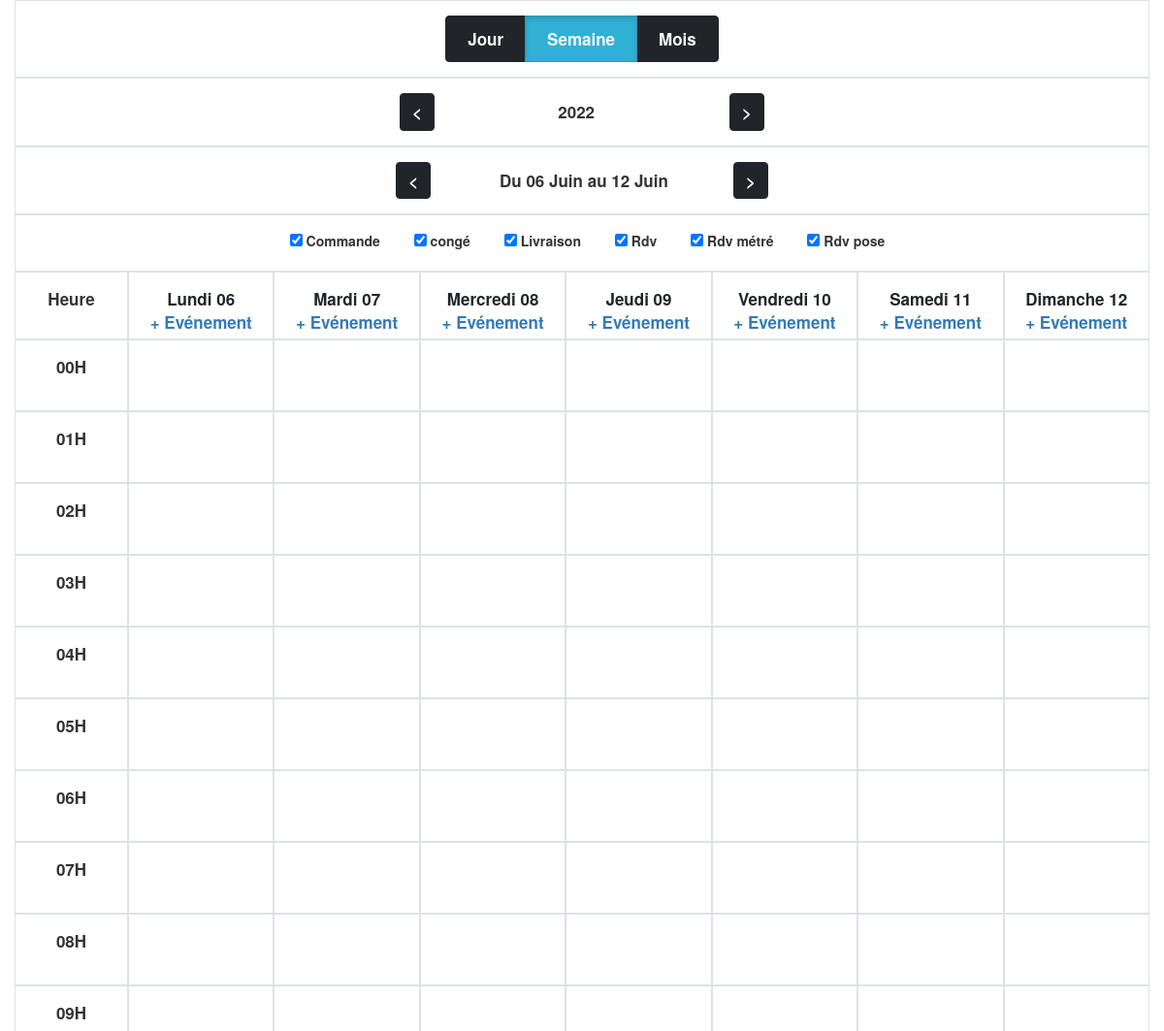
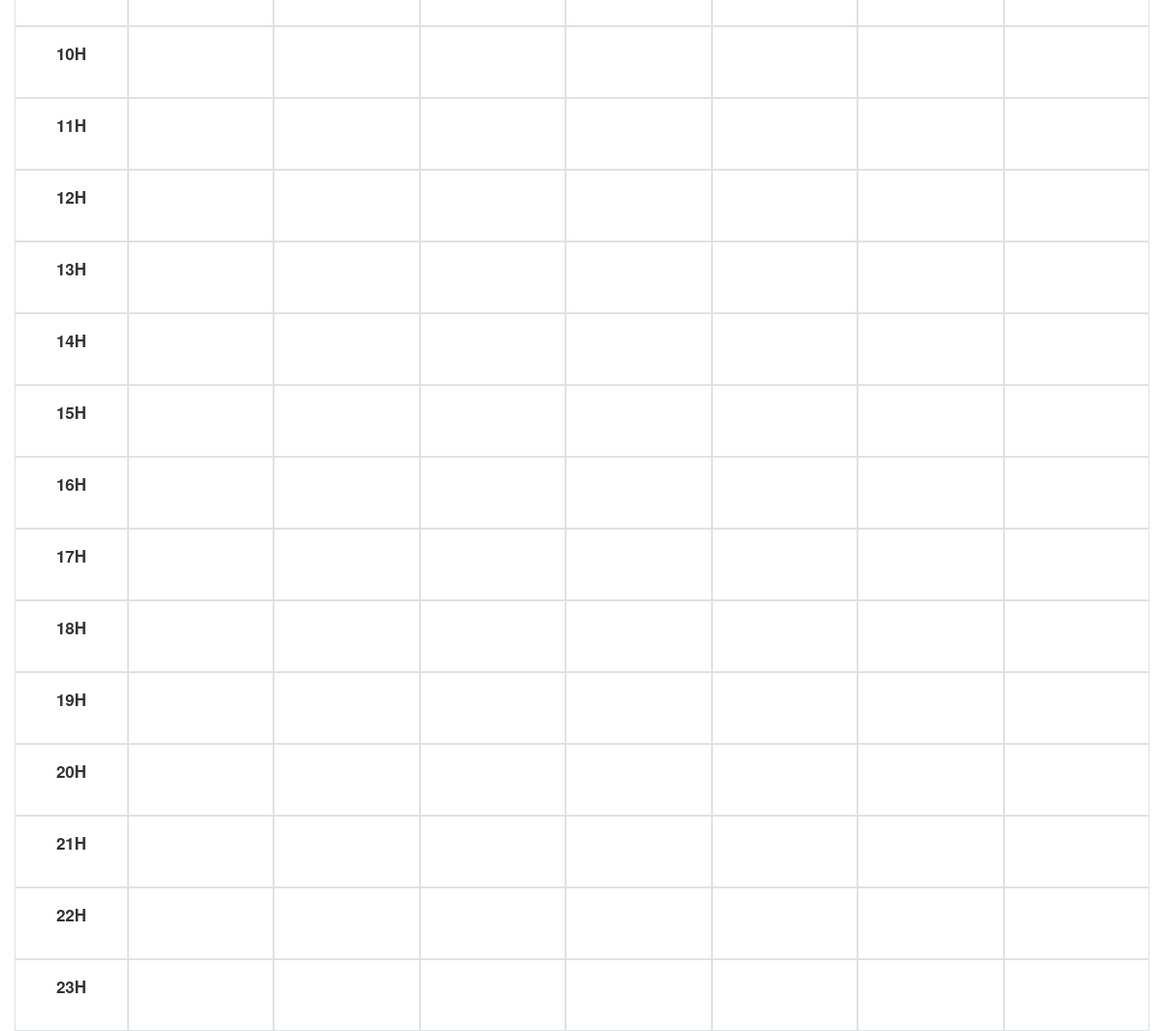
/semaine/23/2022, run on the app's committed database (2 pictures, top to bottom).
### tables this page shows
CREATE TABLE IF NOT EXISTS `typeevenement`
(
    `Id_TypeEvenement`      int(11) NOT NULL AUTO_INCREMENT,
    `Nom_TypeEvenement`     varchar(50) DEFAULT NULL,
    `Couleur_TypeEvenement` varchar(50) DEFAULT NULL,
    `Id_Client`             int(11)     DEFAULT NULL,
    PRIMARY KEY (`Id_TypeEvenement`),
    KEY `Id_Client` (`Id_Client`)
);

### app/Model/chargerView.php (called while the page is built, shortened)
<?php
class chargerView
{
    public function view(string $vu='index', array $data=array()){
        $baseDir =  dirname(__DIR__);
        include($baseDir.'/view/'.$vu.'.php');
  }
}

### index.php (called while the page is built, shortened)
<?php
$route = new Route();
$route->index();

### app/Model/getRdv.php (called while the page is built, shortened)
<?php
class getRdv extends personnaliser
{
    public int $year;
    public $week;
    public function setYear($year)
    {
        $this->year = $year;
    }
    public function setWeek($week)
    {
        $this->week = $week;
    }
    public function getYear():int
    {
        return $this->year;
    }
    public function getWeek():int
    {
        return $this->week;
    }
    public function getSemaine(): array
    {
        $dateLundi = (new ConvertDate())->getLundi($this->getWeek(), $this->getYear());
        $dateRdv = array();
        return $dateRdv;
    }
}

### app/Librairy/ConvertDate.php (called while the page is built, shortened)
<?php
class ConvertDate
{
    public function getLundi($week, $year): string
    {
        $timestamp = $this->getTimetamp($year, $week);
        $jour = date('Y-m-d', $timestamp);
        return date('Y-m-d', strtotime($jour));
    }
    public function getWeek($week, $year): array
    {
        $jour = date('Y-m-d', $this->getTimetamp($year, $week));
        $tabjour = array();
        for ($i = 0; $i < 7; $i++) {
            $tabjour[] = $jour;
            $jour = date('Y-m-d', strtotime("+1 day", strtotime($jour)));
        }
        return $tabjour;
    }
    public function getTimetamp($year, $week)
    {
        $firstDayInYear = date("N", mktime(0, 0, 0, 1, 1, $year));
        if ($firstDayInYear < 5)
            $shift = -($firstDayInYear - 1) * 86400;
        else
            $shift = (8 - $firstDayInYear) * 86400;
        if ($week > 1) $weekInSeconds = ($week - 1) * 604800; else $weekInSeconds = 0;
        return mktime(0, 0, 0, 1, 1, $year) + $weekInSeconds + $shift;
    }
}

### app/Model/typeEvenement.php (called while the page is built, shortened)
<?php
class typeEvenement
{
    public $idclient;
    public function setIdclient($idclient)
    {
        $this->idclient = $idclient;
    }
    public function getIdclient()
    {
        return $this->idclient;
    }
    public function getEvenement()
    {
        $db = Database::connect();
        $reqeve = $db->prepare('select * from typeevenement where Id_Client=? order by Nom_TypeEvenement ');
        $reqeve->execute(array($this->getIdclient()));
       return $reqeve->fetchAll();
    }
}

### app/View/semaine.php (the view, shortened to what this page needs)
<div class="container">
    <div class="row">
        <div class="col-md-12 border text-center p-4">
            <div class="btn-group btn-group-toggle">
                <label class="btn btn-dark ">
                    <a class="nav-link text-light fw-bold"
                       href="/jour/<?= (int)date('d', strtotime(date($dateLundi))); ?>/<?= (int)date('m', strtotime($dateLundi)); ?>/<?= $year; ?>">Jour</a>
                </label>
                <label class="btn btn-info active">
                    <a class="nav-link text-light fw-bold"
                       href="#">Semaine</a>
                </label>
                <label class="btn btn-dark">
                    <a class="nav-link text-light fw-bold"
                       href="/mois/<?= (int)date('m', strtotime($dateLundi)); ?>/<?= $year; ?>">Mois</a>
                </label>
            </div>
        </div>
        <div class="col-md-12 border text-center  p-4"><a class="btn btn-dark fw-bold"
                                                          href="/semaine/<?= (int)date('W', strtotime("-1 year", strtotime($dateLundi))); ?>/<?= $year - 1; ?>"><</a>&nbsp;<div
                    class="btn btn-light w-25 fw-bold"><?php echo $year; ?></div>
            <a class="btn btn-dark fw-bold"
               href="/semaine/<?= (int)date('W', strtotime("+1 year", strtotime($dateLundi))); ?>/<?php echo $year + 1; ?>">></a>
        </div>
        <div class="col-md-12 border  p-4">
            <div class="text-center p-10">
                <a class="btn btn-dark fw-bold"
                   href="/semaine/<?= (int)date('W', strtotime("-7 day", strtotime($dateLundi))); ?>/<?= (int)date('Y', strtotime("-7 day", strtotime($dateLundi))); ?>"><</a>
                <div class="btn btn-light w-25 fw-bold"> Du <?= $dateLundiLettre; ?>
                    au <?= $dateVendrediLettre; ?></div>
                &nbsp;&nbsp;<a class="btn btn-dark fw-bold"
                               href="/semaine/<?= (int)date('W', strtotime("+7 day", strtotime($dateLundi))); ?>/<?= date('Y', strtotime("+7 day", strtotime($dateLundi))); ?>">></a>
            </div>
        </div>
        <div class="col-md-12 border text-center  p-4">
            <?php foreach ($TypeEve as $key => $rowcheck) { ?>
                <div class="form-check form-check-inline">
                    <input class="form-check-input" type="checkbox" id="check<?= $rowcheck['Id_TypeEvenement']; ?>"
                           checked value="yes">
                    <label class="form-check-label"
                           for="check<?= $rowcheck['Id_TypeEvenement']; ?>"><?= $rowcheck['Nom_TypeEvenement']; ?></label>
                </div>
                <?php
            }
            ?>
        </div>
        <div class="col-md-1 fw-bold border p-4 text-center" style="width: 10%;height: 70px;">
            Heure
        </div>
        <?php
        foreach ($tabjour as $key => $row) {
            ?>
            <div class="col-md-1 fw-bold border p-4 text-center"
                 style="width: 12.8571%;height: 70px;"><a
                        href="/jour/<?= (int)date('d', strtotime($row)); ?>/<?= (int)date('m', strtotime($row)); ?>/<?= (int)date('Y', strtotime($row)); ?>"
                        class="text-dark"><?= $tabjourLettre[$key]; ?> <?= date('d', strtotime($row)); ?></a>
                <br>
                <a href="/nouveaurdv/<?= (int)date('m', strtotime($row)); ?>/<?= (int)date('Y', strtotime($row)); ?>/<?= (int)date('d', strtotime($row)); ?>">+
                    Evénement</a>
            </div>
            <?php
        }
        ?>
        <?php
        for ($heure = 0; $heure < 24; $heure++) {
            ?>
            <div class="col-md-1 fw-bold border p-4 text-center" style="width: 10%;height: 74px;">
                <?= ($heure < 10) ? '0' . $heure : $heure; ?>H
            </div>
            <?php foreach ($tabjour as $key => $row) {
                ?>
                <div class="col-md-1 fw-bold border p-0"
                     style="width: 12.8571%;height: 74px;">
                </div>
            <?php } ?>
            <?php
        }
        ?>
    </div>
</div>

### app/Route.php (shortened to what this page needs)
<?php
class Route extends chargerView
{
    public function index()
    {
        $uris = $_SERVER['REQUEST_URI'];
        $url = explode('/', $uris);
        $data = array();
        switch ($url['1']) {
            case'semaine';
                $vusemaine = new semainesController();
                $week = (!empty($url[2] && $url[2] >= 1 and $url[2] <= 52) ? (int)$url[2] : date('W', strtotime(date('Y-m-d'))));
                if (!empty($url[3])) {
                    $year = (ctype_digit($url[3]) && strlen($url[3]) >= 3) ? $url[3] : (int)date('Y', strtotime(date('Y-m-d')));
                } else {
                    $year = (int)date('Y', strtotime(date('Y-m-d')));
                }
                $vusemaine->setYear($year);
                $vusemaine->setWeek($week);
                $vusemaine->setIdclient(1);
                $data['title']= 'Calendrier de la semaine';
                $data['dateRdv'] = $vusemaine->index();
                $data['dateLundi'] = (new ConvertDate)->getLundi($week, $year);
                $data['dateVendredi'] = (new ConvertDate)->getVendredi($week, $year);
                $data['dateLundiLettre'] = (new ConvertDate)->getLundilettre($week, $year);
                $data['dateVendrediLettre'] = (new ConvertDate)->getVendredilettre($week, $year);
                $data['tabjour'] = (new ConvertDate)->getWeek($week, $year);
                $data['tabjourLettre'] = (new ConvertDate)->getTabjourlettre();
                $typeEvenement = new typeEvenement();
                $typeEvenement->setIdclient(1);
                $data['TypeEve'] = $typeEvenement->getEvenement();
                $data['year'] = $year;
                $data['week'] = $week;
                $this->view('header', $data);
                $this->view('semaine', $data);
                break;
        }
        $this->view('footer', $data);
    }
}

### app/View/header.php (shortened to what this page needs)
<html lang="fr">
<head><title><?=(!empty($title))?$title:'Calendrier';?></title>
    <link rel="stylesheet" href="https://cdn.jsdelivr.net/npm/bootstrap@3.3.7/dist/css/bootstrap.min.css"
>
    <link href="/assets/css/planning.css" rel="stylesheet">
</head>
<body>

### app/View/footer.php (shortened to what this page needs)
</body>
</html>

### assets/css/planning.css (style rules this page uses)
.form-check { display: block; min-height: 1.5rem; padding-left: 1.5em; margin-bottom: 0.125rem; }
.form-check-inline { display: inline-block; margin-right: 1rem; }
.p-4 { padding: 1.5rem !important; }
.p-0 { padding: 0 !important; }
.col-md-1 { flex: 0 0 auto; width: 8.33333333%; }
.text-light { color: #f8f9fa !important; }
.text-dark { color: #212529; }
.fw-bold { font-weight: 700 !important; font-size: 1.7rem; }
.nav-link { display: block; padding: 0.5rem 1rem; color: #0d6efd; text-decoration: none; transition: color .15s ease-in-out, background-color .15s ease-in-out, border-color .15s ease-in-out; }
.btn-dark { color: #fff; background-color: #212529; border-color: #212529; }
.border { border: 1px solid #dee2e6 !important; }
.w-25 { width: 25% !important; }

### data on the page
typeevenement: Nom_TypeEvenement "Commande"
typeevenement: Nom_TypeEvenement "congé"
typeevenement: Nom_TypeEvenement "Livraison"
typeevenement: Nom_TypeEvenement "Rdv"
typeevenement: Nom_TypeEvenement "Rdv métré"
typeevenement: Nom_TypeEvenement "Rdv pose"

### other printed values
$year "2022"
$dateLundiLettre "06 Juin"
$dateVendrediLettre "12 Juin"
$tabjourLettre[$key] "Lundi"
date('d', strtotime($row)) "06"
$tabjourLettre[$key] "Mardi"
date('d', strtotime($row)) "07"
$tabjourLettre[$key] "Mercredi"
date('d', strtotime($row)) "08"
$tabjourLettre[$key] "Jeudi"
date('d', strtotime($row)) "09"
$tabjourLettre[$key] "Vendredi"
date('d', strtotime($row)) "10"
$tabjourLettre[$key] "Samedi"
date('d', strtotime($row)) "11"
